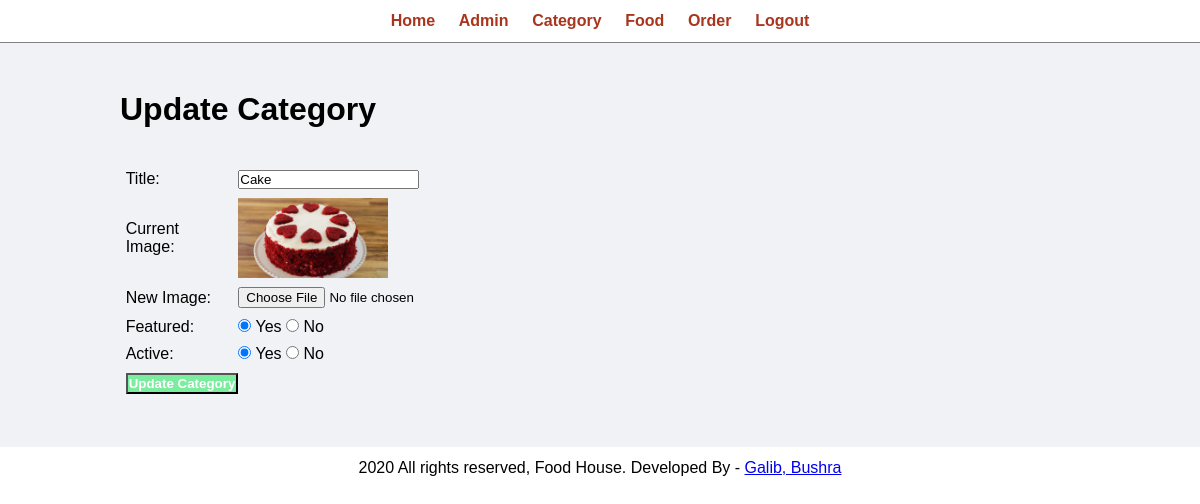
/admin/update-category.php?id=9 (signed in), run on the app's committed database.
### tables this page shows
CREATE TABLE `tbl_category` (
  `id` int(10) UNSIGNED NOT NULL,
  `title` varchar(100) NOT NULL,
  `image_name` varchar(255) NOT NULL,
  `featured` varchar(10) NOT NULL,
  `active` varchar(10) NOT NULL
);

### admin/update-category.php (the view, shortened to what this page needs)
<?php include('partials/menu.php'); ?>
<div class="main-content">
    <div class="wrapper">
        <h1>Update Category</h1>
        <br><br>
        <?php
            if(isset($_GET['id']))
            {
                $id = $_GET['id'];
                $sql = "SELECT * FROM tbl_category WHERE id=$id";
                $res = mysqli_query($conn, $sql);
                $count = mysqli_num_rows($res);
                if($count==1)
                {
                    $row = mysqli_fetch_assoc($res);
                    $title = $row['title'];
                    $current_image = $row['image_name'];
                    $featured = $row['featured'];
                    $active = $row['active'];
                }
                else
                {
                    $_SESSION['no-category-found'] = "<div class='error'>Category not Found.</div>";
                    header('location:'.SITEURL.'admin/manage-category.php');
                }
            }
            else
            {
                header('location:'.SITEURL.'admin/manage-category.php');
            }
        ?>
        <form action="" method="POST" enctype="multipart/form-data">
            <table class="tbl-30">
                <tr>
                    <td>Title: </td>
                    <td>
                        <input type="text" name="title" value="<?php echo $title; ?>">
                    </td>
                </tr>
                <tr>
                    <td>Current Image: </td>
                    <td>
                        <?php
                            if($current_image != "")
                            {
                                ?>
                                <img src="<?php echo SITEURL; ?>images/category/<?php echo $current_image; ?>" width="150px", height="80px">
                                <?php
                            }
                            else
                            {
                                echo "<div class='error'>Image Not Added.</div>";
                            }
                        ?>
                    </td>
                </tr>
                <tr>
                    <td>New Image: </td>
                    <td>
                        <input type="file" name="image">
                    </td>
                </tr>
                <tr>
                    <td>Featured: </td>
                    <td>
                        <input <?php if($featured=="Yes"){echo "checked";} ?> type="radio" name="featured" value="Yes"> Yes
                        <input <?php if($featured=="No"){echo "checked";} ?> type="radio" name="featured" value="No"> No
                    </td>
                </tr>
                <tr>
                    <td>Active: </td>
                    <td>
                        <input <?php if($active=="Yes"){echo "checked";} ?> type="radio" name="active" value="Yes"> Yes
                        <input <?php if($active=="No"){echo "checked";} ?> type="radio" name="active" value="No"> No
                    </td>
                </tr>
                <tr>
                    <td>
                        <input type="submit" name="submit" value="Update Category" class="btn-secondary">
                    </td>
                </tr>
            </table>
        </form>
    </div>
</div>
<?php include('partials/footer.php'); ?>

### css/admin.css (style rules this page uses)
* { margin: 0; padding: 0; font-family: Arial, Helvetica, sans-serif; }
.wrapper { padding: 1%; width: 80%; margin: 0 auto; }
.main-content { padding: 3% 0; background-color: #f1f2f6; }
.tbl-30 { width: 30%; }
table tr td { padding: 1%; }
.btn-secondary { background-color: #7bed9f; padding: 1%; color: white; text-decoration: none; font-weight: bold; }

### data on the page
tbl_category: title "Cake", image_name (picture), featured "☑", active "☑"
